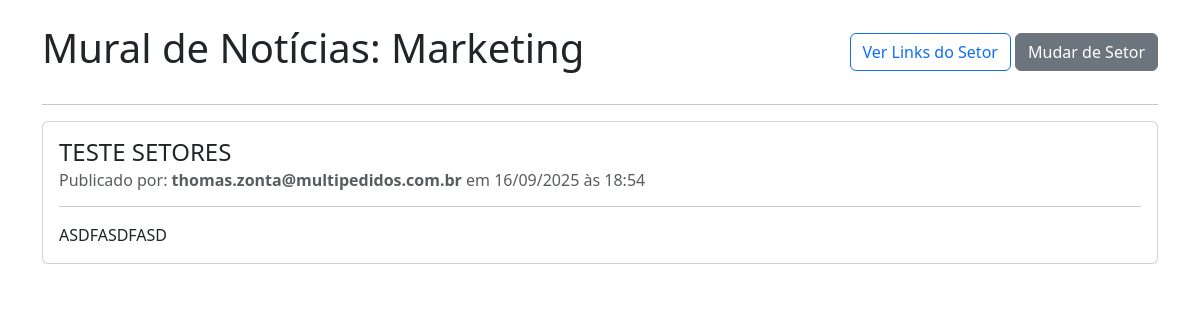
The app's page /setor/Marketing/home (signed in) with its own data.
### app.py (models this page shows, shortened)
class Sector(db.Model):
    id = db.Column(db.Integer, primary_key=True)
    name = db.Column(db.String(100), unique=True, nullable=False)
    order_index = db.Column(db.Integer, nullable=False, default=0) # <-- Adicionar
    subcategories = db.relationship('Subcategory', back_populates='sector', lazy=True, cascade="all, delete-orphan")
    users = db.relationship('User', secondary=user_sectors_association, lazy='subquery',
                            back_populates='sectors')
    posts = db.relationship('Post', secondary=post_sectors_association, lazy='dynamic',
                            back_populates='sectors')

class Post(db.Model):
    id = db.Column(db.Integer, primary_key=True)
    title = db.Column(db.String(200), nullable=False)
    content = db.Column(db.Text, nullable=False)
    image_filename = db.Column(db.String(100), nullable=True)
    is_pinned = db.Column(db.Boolean, nullable=False, default=False)
    timestamp = db.Column(db.DateTime, nullable=False, default=datetime.utcnow)
    order_index = db.Column(db.Integer, nullable=False, default=0)
    sectors = db.relationship('Sector', secondary=post_sectors_association, lazy='subquery',
                              back_populates='posts')
    author_id = db.Column(db.Integer, db.ForeignKey('user.id'), nullable=False)
    author = db.relationship('User', back_populates='posts')

class User(db.Model, UserMixin):
    id = db.Column(db.Integer, primary_key=True)
    email = db.Column(db.String(120), unique=True, nullable=False)
    password_hash = db.Column(db.String(60), nullable=False)
    is_admin = db.Column(db.Boolean, nullable=False, default=False)
    sectors = db.relationship('Sector', secondary=user_sectors_association, lazy='subquery',
                              back_populates='users')
    posts = db.relationship('Post', back_populates='author', lazy=True)

### app.py (the view)
@app.route('/setor/<string:sector_name>/home')
@login_required
def view_sector_home(sector_name):
    sector = Sector.query.filter_by(name=sector_name).first_or_404()
    if not current_user.is_admin and sector not in current_user.sectors:
        flash('Você não tem permissão para acessar este setor.', 'danger')
        return redirect(url_for('dashboard'))
    posts = sector.posts.order_by(Post.is_pinned.desc(), Post.timestamp.desc()).all()
    return render_template('sector_home.html', current_sector=sector, posts=posts)

### app.py (called while the page is built)
@login_manager.user_loader
def load_user(user_id):
    return db.session.get(User, int(user_id))

### templates/sector_home.html (shortened to what this page needs)
<!DOCTYPE html>
<html lang="pt-br">
<head>
    <link rel="stylesheet" href="https://cdn.jsdelivr.net/npm/bootstrap@5.3.2/dist/css/bootstrap.min.css">
</head>
<body>
    <div class="container mt-4">
        <div class="d-flex justify-content-between align-items-center mb-4">
            <h1>Mural de Notícias: {{ current_sector.name }}</h1>
            <div>
                <a href="{{ url_for('view_sector_dashboard', sector_name=current_sector.name) }}" class="btn btn-outline-primary">Ver Links do Setor</a>
                <a href="{{ url_for('dashboard') }}" class="btn btn-secondary">Mudar de Setor</a>
            </div>
        </div>
        <hr>
        {% if posts %}
            {% for post in posts %}
                <div class="card mb-4">
                    <div class="card-body">
                        <h4 class="card-title">{{ post.title }}</h4>
                        <h6 class="card-subtitle mb-2 text-muted">
                            Publicado por: <strong>{{ post.author.email }}</strong> em {{ post.timestamp.strftime('%d/%m/%Y às %H:%M') }}
                        </h6>
                        <hr>
                        <div class="card-text">
                            {{ post.content | safe }}
                        </div>
                    </div>
                </div>
            {% endfor %}
        {% else %}
            <div class="alert alert-info">
                Ainda não há nenhuma notícia ou comunicado para este setor.
            </div>
        {% endif %}
    </div>
</body>
</html>

### records on screen
Sector: name "Marketing"
Post: title "TESTE SETORES", author.email "thomas.zonta@multipedidos.com.br", timestamp "16/09/2025 às 18:54", content "ASDFASDFASD"
